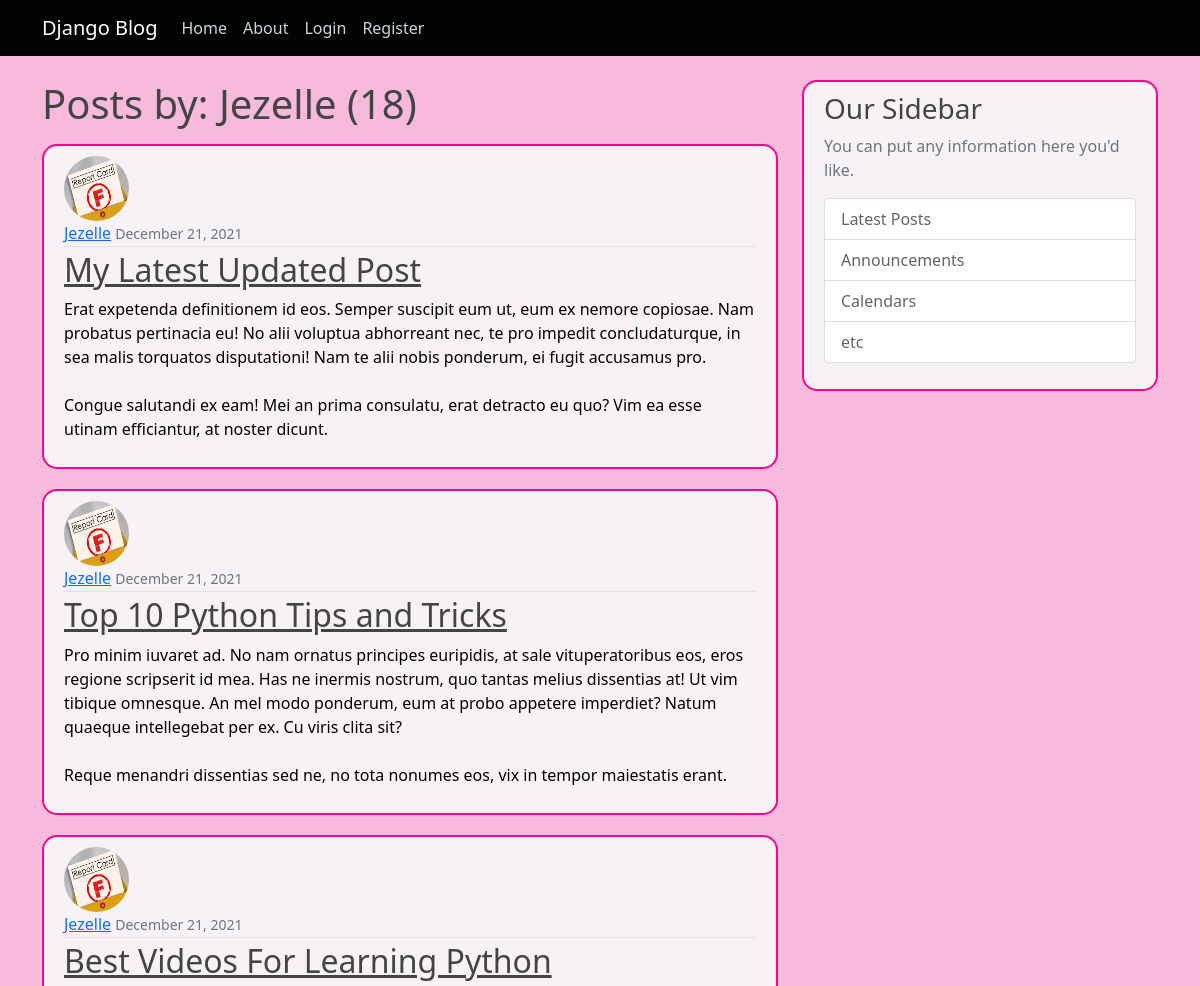
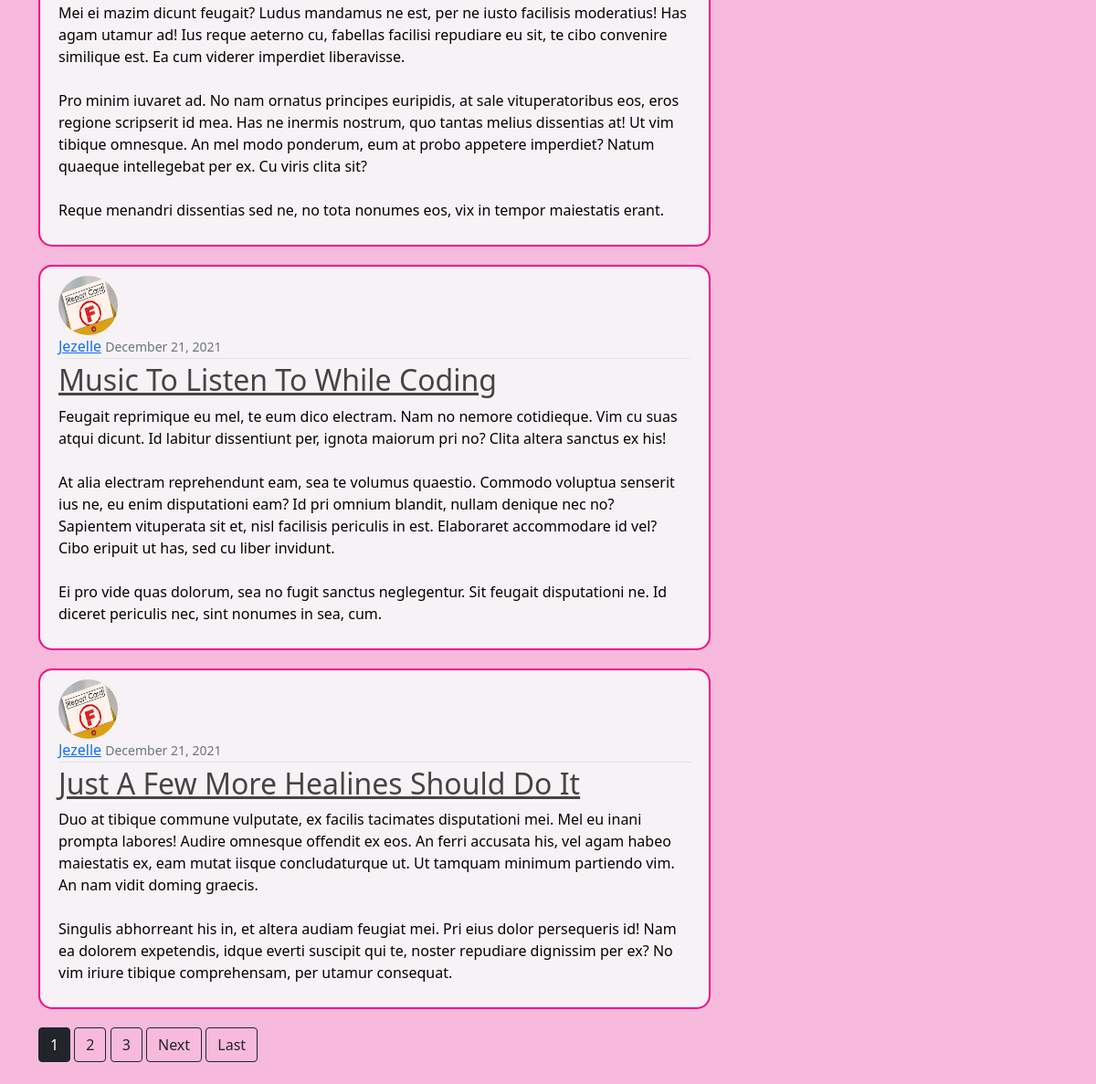
/user/Jezelle/, run on the app's committed database (2 pictures, top to bottom).
### blog/models.py (models this page shows, shortened)
class Post(models.Model):
    title= models.CharField(max_length=100)
    content= models.TextField()
    date_posted=models.DateTimeField(default=timezone.now)
    author=models.ForeignKey(User, on_delete=models.CASCADE)

### users/models.py (models this page shows, shortened)
class Profile(models.Model):
    user = models.OneToOneField(User, on_delete=models.CASCADE)
    image = models.ImageField(default='default.jpg', upload_to='profile_pics')

### blog/views.py (the view)
# urls.py: path('user/<str:username>/', UserPostListView.as_view(), name= 'user-posts' ),
class UserPostListView(ListView):
    model = Post
    template_name = 'blog/user_posts.html'
    context_object_name = 'posts'
    paginate_by = 5
    def get_queryset(self):
        user = get_object_or_404(User, username=self.kwargs.get('username'))
        return Post.objects.filter(author=user).order_by('-date_posted')

### blog/templates/blog/user_posts.html (shortened to what this page needs)
{% extends "blog/base.html" %}
{% block content %}
    <h1 class="mb-3">Posts by: {{ view.kwargs.username }} ({{ page_obj.paginator.count }}) </h1>
    {%  for posts in posts %}
        <article class="media content-section">
          <img class="rounded-circle article-img" src="{{ posts.author.profile.image.url }}">
          <div class="media-body">
                <div class="article-metadata">
                  <a class="mr-2" href="{% url 'user-posts' posts.author.username %}">{{ posts.author }}</a>
                  <small class="text-muted">{{ posts.date_posted|date:"F d, Y" }}</small>
                </div>
                <h2><a class="article-title" href="{% url 'post-detail' posts.id %}">{{ posts.title }}</a></h2>
                <p class="article-content">{{ posts.content }}</p>
          </div>
        </article>
    {% endfor %}
    {% if is_paginated %}
      {% for num in page_obj.paginator.page_range %}
        {% if page_obj.number == num %}
          <a class="btn btn-dark mb-4" href="?page={{ num }}">{{ num }}</a>
        {% elif num > page_obj.number|add:'-3' and num < page_obj.number|add:'3' %}
          <a class="btn btn-outline-dark mb-4" href="?page={{ num }}">{{ num }}</a>
        {% endif %}
      {% endfor %}
      {% if page_obj.has_next %}
        <a class="btn btn-outline-dark mb-4" href="?page={{ page_obj.next_page_number }}">Next</a>
        <a class="btn btn-outline-dark mb-4" href="?page={{ page_obj.paginator.num_pages }}">Last</a>
      {% endif %}
    {% endif %}
{% endblock %}

### blog/static/blog/main.css (style rules this page uses)
body { background: #f7badd; color: #030303; margin-top: 5rem; }
h1, h2, h3, h4, h5, h6 { color: #444444; }
.content-section { background: #f7f2f5; padding: 10px 20px; border: 2px solid #f7058a; border-radius: 15px; margin-bottom: 20px; }
.article-title { color: #444444; }
.article-content { white-space: pre-line; }
.article-img { height: 65px; width: 65px; margin-right: 16px; }
.article-metadata { padding-bottom: 1px; margin-bottom: 4px; border-bottom: 1px solid #e3e3e3 }

### data on the page
Post: author.profile.image (picture), author "Jezelle", date_posted "December 21, 2021", title "My Latest Updated Post", content "Erat expetenda definitionem id eos. Semper suscipit eum ut, eum ex nemore copiosae. Nam probatus pertinacia eu! No alii voluptua abhorreant nec, te pro impedit concludaturque, in sea malis torquatos disputationi! Nam te alii nobis ponderum, ei fugit accusamus pro. Congue salutandi ex eam! Mei an prima consulatu, erat detracto eu quo? Vim ea esse utinam efficiantur, at noster dicunt."
Post: author.profile.image (picture), author "Jezelle", date_posted "December 21, 2021", title "Top 10 Python Tips and Tricks", content "Pro minim iuvaret ad. No nam ornatus principes euripidis, at sale vituperatoribus eos, eros regione scripserit id mea. Has ne inermis nostrum, quo tantas melius dissentias at! Ut vim tibique omnesque. An mel modo ponderum, eum at probo appetere imperdiet? Natum quaeque intellegebat per ex. Cu viris clita sit? Reque menandri dissentias sed ne, no tota nonumes eos, vix in tempor maiestatis erant."
Post: author.profile.image (picture), author "Jezelle", date_posted "December 21, 2021", title "Best Videos For Learning Python", content "Mei ei mazim dicunt feugait? Ludus mandamus ne est, per ne iusto facilisis moderatius! Has agam utamur ad! Ius reque aeterno cu, fabellas facilisi repudiare eu sit, te cibo convenire similique est. Ea cum viderer imperdiet liberavisse. Pro minim iuvaret ad. No nam ornatus principes euripidis, at sale vituperatoribus eos, eros regione scripserit id mea. Has ne inermis nostrum, quo tantas melius dissentias at! Ut vim tibique omnesque. An mel modo ponderum, eum at probo appetere imperdiet? Natum quaeque intellegebat per ex. Cu viris clita sit? Reque menandri dissentias sed ne, no tota nonumes eos, vix in tempor maiestatis erant."
Post: author.profile.image (picture), author "Jezelle", date_posted "December 21, 2021", title "Music To Listen To While Coding", content "Feugait reprimique eu mel, te eum dico electram. Nam no nemore cotidieque. Vim cu suas atqui dicunt. Id labitur dissentiunt per, ignota maiorum pri no? Clita altera sanctus ex his! At alia electram reprehendunt eam, sea te volumus quaestio. Commodo voluptua senserit ius ne, eu enim disputationi eam? Id pri omnium blandit, nullam denique nec no? Sapientem vituperata sit et, nisl facilisis periculis in est. Elaboraret accommodare id vel? Cibo eripuit ut has, sed cu liber invidunt. Ei pro vide quas dolorum, sea no fugit sanctus neglegentur. Sit feugait disputationi ne. Id diceret periculis nec, sint nonumes in sea, cum."
Post: author.profile.image (picture), author "Jezelle", date_posted "December 21, 2021", title "Just A Few More Healines Should Do It", content "Duo at tibique commune vulputate, ex facilis tacimates disputationi mei. Mel eu inani prompta labores! Audire omnesque offendit ex eos. An ferri accusata his, vel agam habeo maiestatis ex, eam mutat iisque concludaturque ut. Ut tamquam minimum partiendo vim. An nam vidit doming graecis. Singulis abhorreant his in, et altera audiam feugiat mei. Pri eius dolor persequeris id! Nam ea dolorem expetendis, idque everti suscipit qui te, noster repudiare dignissim per ex? No vim iriure tibique comprehensam, per utamur consequat."

### other printed values
{{ view.kwargs.username }} "Jezelle"
{{ page_obj.paginator.count }} "18"
{{ num }} "1"
{{ num }} "2" "3"
